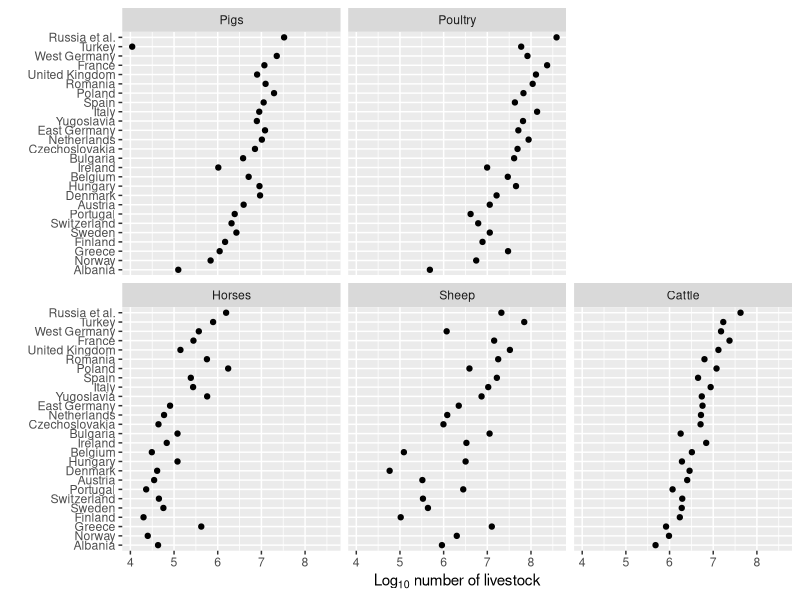
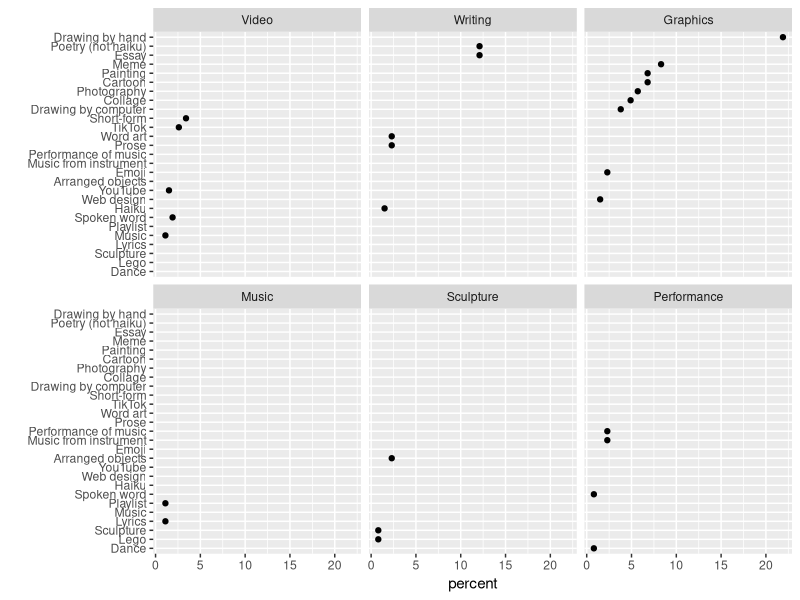
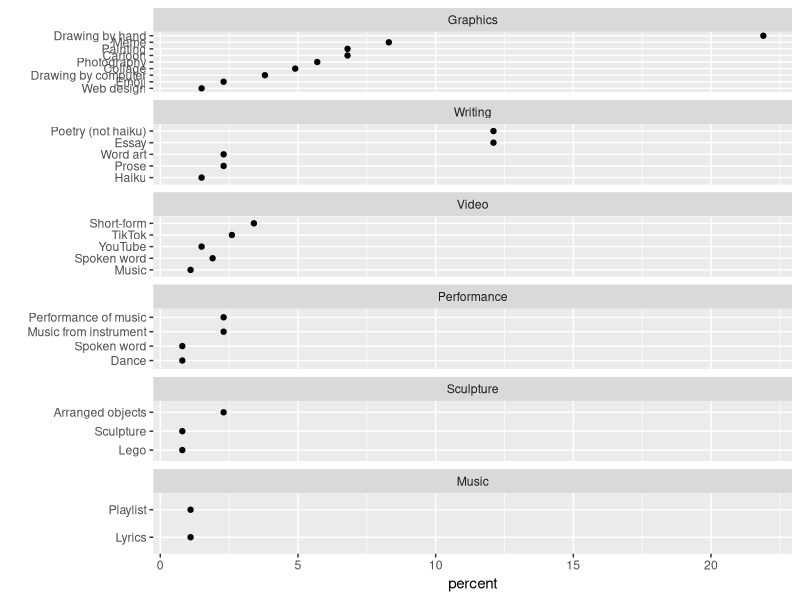
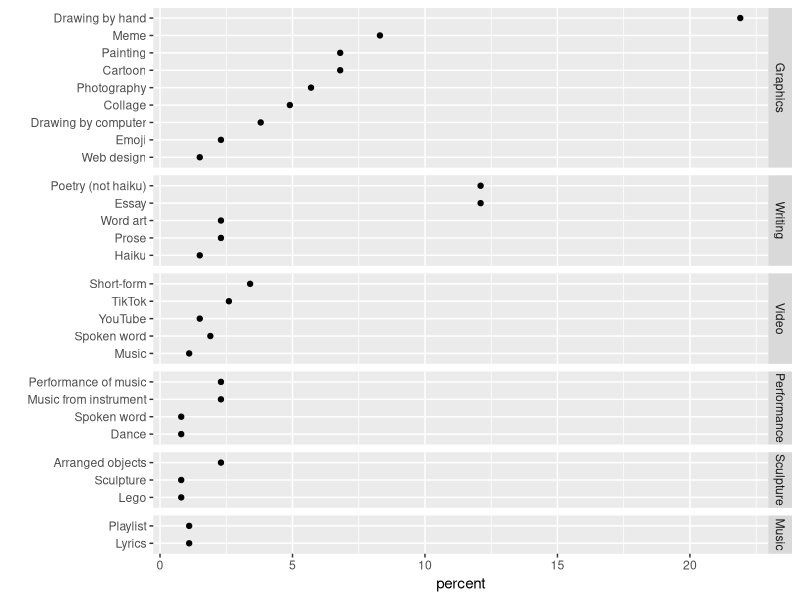
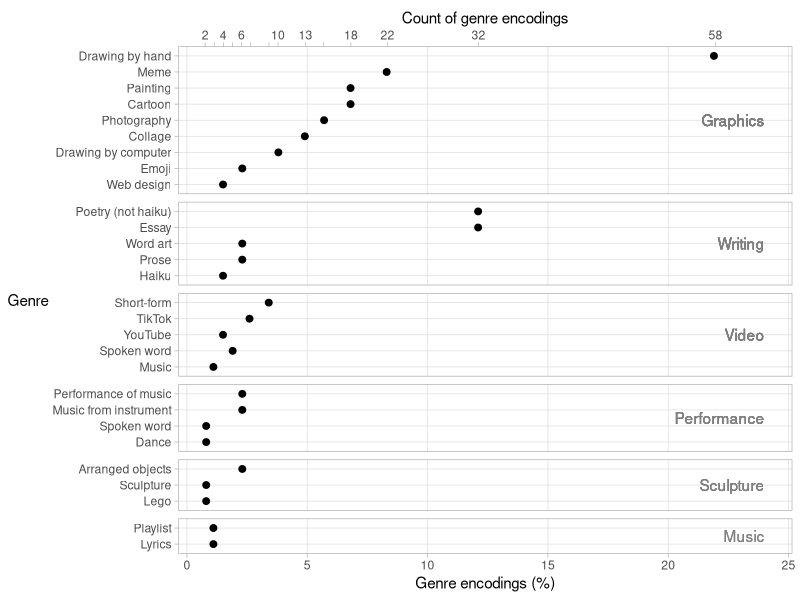

R code for these plots, in order:
## ---- chunk 1
knitr::opts_chunk$set(echo = FALSE)

# printing options for data.table
options(
  datatable.print.nrows = 28,
  datatable.print.topn = 5,
  datatable.print.class = TRUE
)
## ---- chunk 2
# packages used 
library("data.table")
library("ggplot2")
## ---- chunk 3
# read the livestock data
DT <- fread("livestock-1967.csv")

# examine the data
DT[]
## ---- chunk 4
ggplot(data = DT, mapping = aes(x = log10(count), y = reorder(country, count, median))) +
  geom_point() + 
  facet_wrap(vars(reorder(livestock_type, count, median)), as.table = FALSE) +
  labs(x = expression('Log'[10]~'number of livestock'), y = "")
## ---- chunk 5
# import the data
DT <- fread("creative-assignment-2021.csv")

# print the data table
DT[]
## ---- chunk 6
# create the first chart 
p <- ggplot(data = DT, mapping = aes(x = percent, y = reorder(genre, count))) +
  geom_point() + 
  facet_wrap(vars(reorder(medium, count)) , as.table = FALSE) +
  labs(y = "")

# display the result
p
## ---- chunk 7
# edit the previous chart 
p <- p +
   facet_wrap(vars(reorder(medium, count)) , as.table = FALSE, scales = "free_y", ncol = 1)

# display the result
p
## ---- chunk 8
# edit the previous chart 
p <- p  +
  facet_grid(rows = vars(reorder(medium, count)), 
             as.table = FALSE, 
             scales = "free_y",
             space = "free_y")

# display the result
p
## ---- chunk 9
# create a y-coordinate for a text geom
DT <- DT[, y_coord_media := .N/2 + 0.5, by = medium]

# create secondary axis data, omit some labels to avoid overprinting
count_scale <- sort(unique(DT$count))
top_axis <- data.table(count_scale)
top_axis[, count_label := as.character(count_scale)]
omit_labels <- c("3", "5", "7", "9", "15")
top_axis[count_label %chin% omit_labels, count_label := ""]

# ratio for secondary axis transformation
scale_trans <- sum(DT$count) / sum(DT$percent)

# graph
ggplot(data = DT, mapping = aes(x = percent, y = reorder(genre, count))) +
  geom_point(size = 2) +
  facet_grid(rows = vars(reorder(medium, count)), 
             as.table = FALSE, 
             scales = "free_y",
             space = "free_y") +
  labs(x = "Genre encodings (%)", y = "Genre") +
  theme_light() +
  theme(strip.text.y = element_blank(), 
        panel.grid.minor = element_blank(),
        axis.title.y = element_text(angle = 0, hjust = 1, vjust = 0.5)) +
  geom_text(aes(x = 24, y = y_coord_media, label = medium, hjust = 1), color = "gray50") +
  scale_x_continuous(sec.axis = sec_axis(trans = function(z) (z * scale_trans), 
                                         name = "Count of genre encodings", 
                                         breaks = top_axis$count_scale, 
                                         labels = top_axis$count_label))
